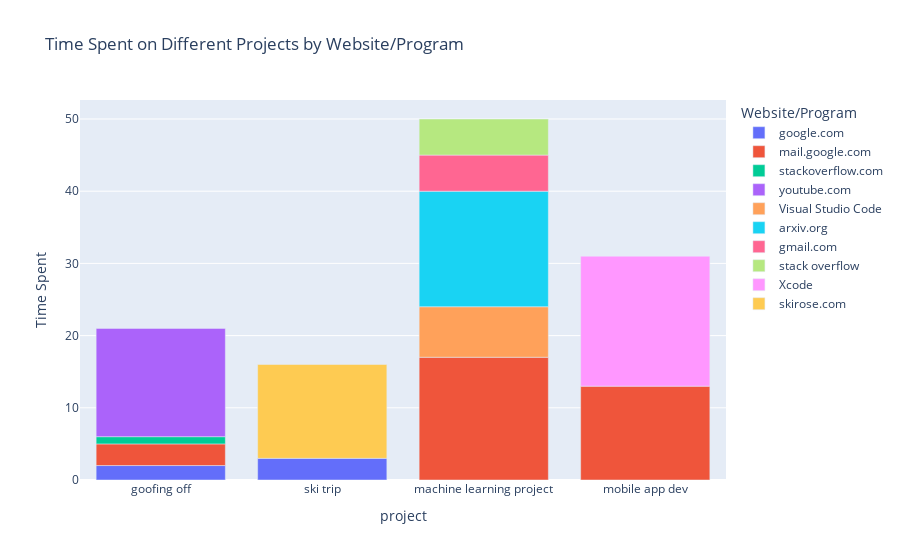

Notebook code for this chart:
### Code cell
grouped_data = df.groupby(['project', 'website_or_program']).size().reset_index(name='time_spent')

# Create a stacked bar chart using Plotly for interactive visualization
fig = px.bar(grouped_data, x='project', y='time_spent', color='website_or_program', 
             title='Time Spent on Different Projects by Website/Program',
             labels={'time_spent':'Time Spent', 'website_or_program':'Website/Program'})
fig.show()

### Figure 1 — Plotly figure (JSON) as saved in the notebook; plotly's stock layout.template omitted (floating-point values rounded to 4 significant figures)
{"data": [{"alignmentgroup": "True", "hovertemplate": "Website/Program=google.com<br>project=%{x}<br>Time Spent=%{y}<extra></extra>", "legendgroup": "google.com", "marker": {"color": "#636efa", "pattern": {"shape": ""}}, "name": "google.com", "offsetgroup": "google.com", "orientation": "v", "showlegend": true, "textposition": "auto", "type": "bar", "x": ["goofing off", "ski trip"], "xaxis": "x", "y": [2, 3], "yaxis": "y"}, {"alignmentgroup": "True", "hovertemplate": "Website/Program=mail.google.com<br>project=%{x}<br>Time Spent=%{y}<extra></extra>", "legendgroup": "mail.google.com", "marker": {"color": "#EF553B", "pattern": {"shape": ""}}, "name": "mail.google.com", "offsetgroup": "mail.google.com", "orientation": "v", "showlegend": true, "textposition": "auto", "type": "bar", "x": ["goofing off", "machine learning project", "mobile app dev"], "xaxis": "x", "y": [3, 17, 13], "yaxis": "y"}, {"alignmentgroup": "True", "hovertemplate": "Website/Program=stackoverflow.com<br>project=%{x}<br>Time Spent=%{y}<extra></extra>", "legendgroup": "stackoverflow.com", "marker": {"color": "#00cc96", "pattern": {"shape": ""}}, "name": "stackoverflow.com", "offsetgroup": "stackoverflow.com", "orientation": "v", "showlegend": true, "textposition": "auto", "type": "bar", "x": ["goofing off"], "xaxis": "x", "y": [1], "yaxis": "y"}, {"alignmentgroup": "True", "hovertemplate": "Website/Program=youtube.com<br>project=%{x}<br>Time Spent=%{y}<extra></extra>", "legendgroup": "youtube.com", "marker": {"color": "#ab63fa", "pattern": {"shape": ""}}, "name": "youtube.com", "offsetgroup": "youtube.com", "orientation": "v", "showlegend": true, "textposition": "auto", "type": "bar", "x": ["goofing off"], "xaxis": "x", "y": [15], "yaxis": "y"}, {"alignmentgroup": "True", "hovertemplate": "Website/Program=Visual Studio Code<br>project=%{x}<br>Time Spent=%{y}<extra></extra>", "legendgroup": "Visual Studio Code", "marker": {"color": "#FFA15A", "pattern": {"shape": ""}}, "name": "Visual Studio Code", "offsetgroup": "Visual Studio Code", "orientation": "v", "showlegend": true, "textposition": "auto", "type": "bar", "x": ["machine learning project"], "xaxis": "x", "y": [7], "yaxis": "y"}, {"alignmentgroup": "True", "hovertemplate": "Website/Program=arxiv.org<br>project=%{x}<br>Time Spent=%{y}<extra></extra>", "legendgroup": "arxiv.org", "marker": {"color": "#19d3f3", "pattern": {"shape": ""}}, "name": "arxiv.org", "offsetgroup": "arxiv.org", "orientation": "v", "showlegend": true, "textposition": "auto", "type": "bar", "x": ["machine learning project"], "xaxis": "x", "y": [16], "yaxis": "y"}, {"alignmentgroup": "True", "hovertemplate": "Website/Program=gmail.com<br>project=%{x}<br>Time Spent=%{y}<extra></extra>", "legendgroup": "gmail.com", "marker": {"color": "#FF6692", "pattern": {"shape": ""}}, "name": "gmail.com", "offsetgroup": "gmail.com", "orientation": "v", "showlegend": true, "textposition": "auto", "type": "bar", "x": ["machine learning project"], "xaxis": "x", "y": [5], "yaxis": "y"}, {"alignmentgroup": "True", "hovertemplate": "Website/Program=stack overflow<br>project=%{x}<br>Time Spent=%{y}<extra></extra>", "legendgroup": "stack overflow", "marker": {"color": "#B6E880", "pattern": {"shape": ""}}, "name": "stack overflow", "offsetgroup": "stack overflow", "orientation": "v", "showlegend": true, "textposition": "auto", "type": "bar", "x": ["machine learning project"], "xaxis": "x", "y": [5], "yaxis": "y"}, {"alignmentgroup": "True", "hovertemplate": "Website/Program=Xcode<br>project=%{x}<br>Time Spent=%{y}<extra></extra>", "legendgroup": "Xcode", "marker": {"color": "#FF97FF", "pattern": {"shape": ""}}, "name": "Xcode", "offsetgroup": "Xcode", "orientation": "v", "showlegend": true, "textposition": "auto", "type": "bar", "x": ["mobile app dev"], "xaxis": "x", "y": [18], "yaxis": "y"}, {"alignmentgroup": "True", "hovertemplate": "Website/Program=skirose.com<br>project=%{x}<br>Time Spent=%{y}<extra></extra>", "legendgroup": "skirose.com", "marker": {"color": "#FECB52", "pattern": {"shape": ""}}, "name": "skirose.com", "offsetgroup": "skirose.com", "orientation": "v", "showlegend": true, "textposition": "auto", "type": "bar", "x": ["ski trip"], "xaxis": "x", "y": [13], "yaxis": "y"}], "layout": {"barmode": "relative", "legend": {"title": {"text": "Website/Program"}, "tracegroupgap": 0}, "title": {"text": "Time Spent on Different Projects by Website/Program"}, "xaxis": {"anchor": "y", "domain": [0, 1], "title": {"text": "project"}}, "yaxis": {"anchor": "x", "domain": [0, 1], "title": {"text": "Time Spent"}}}}
